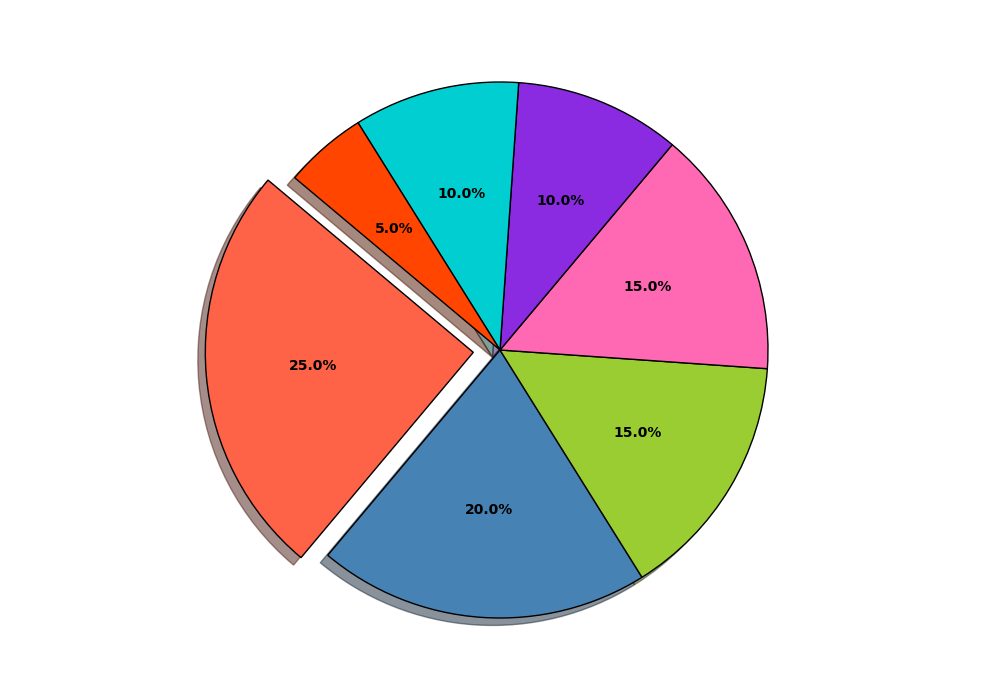

Source code (Python):
import matplotlib.pyplot as plt

# Crops produced in Harvestville and their respective percentages
percentages = [25, 20, 15, 15, 10, 10, 5]

# New set of colors for the crops
crop_colors = ['#FF6347', '#4682B4', '#9ACD32', '#FF69B4', '#8A2BE2', '#00CED1', '#FF4500']

# Explode the largest crop section (Wheat)
explode = [0.1, 0, 0, 0, 0, 0, 0]

# Create the pie chart
fig, ax = plt.subplots(figsize=(10, 7))
wedges, texts, autotexts = ax.pie(
    percentages,
    colors=crop_colors,
    autopct='%1.1f%%',
    startangle=140,
    explode=explode,
    shadow=True,
    wedgeprops={'edgecolor': 'black'}
)

# Customize the percentage labels
for autotext in autotexts:
    autotext.set_color('black')
    autotext.set_fontsize(10)
    autotext.set_weight('bold')

# Adjust layout
plt.tight_layout()

# Show the plot
plt.show()
